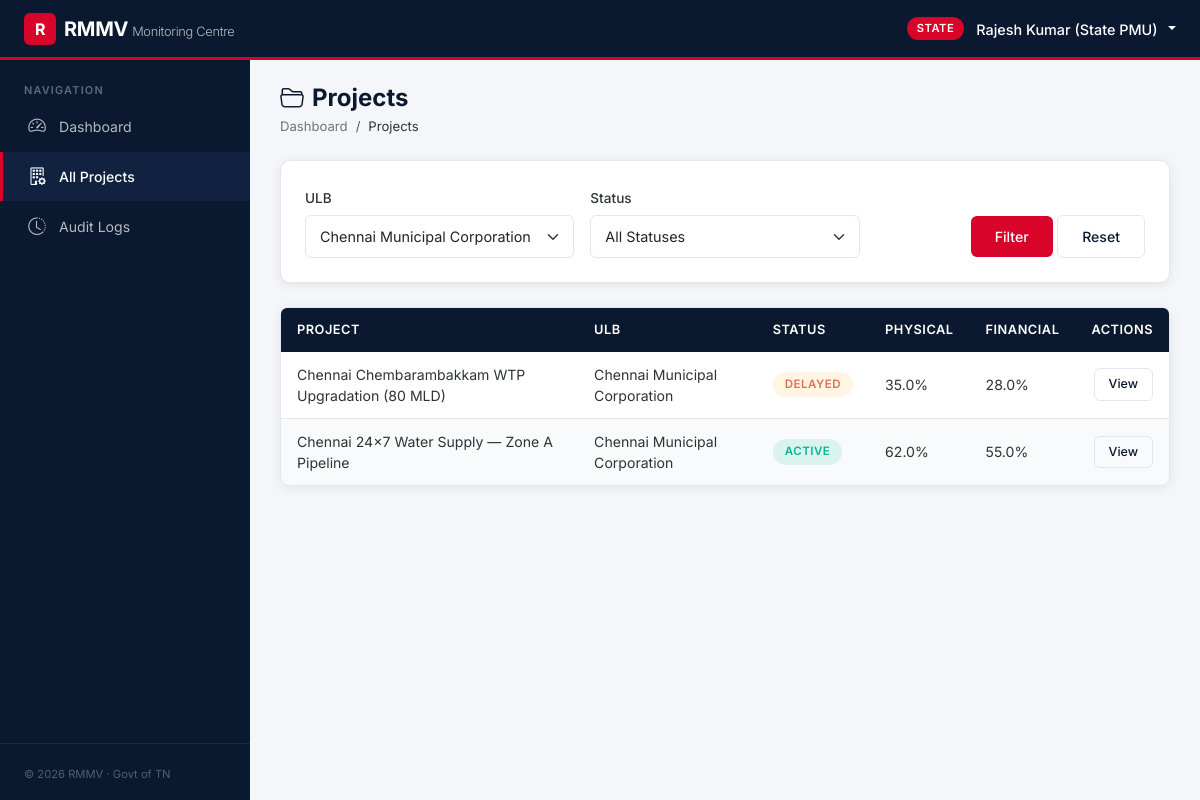
/state/projects?ulb_id=1 (signed in), run on the app's committed database.
### database/models.py (models this page shows, shortened)
class User(UserMixin, db.Model):
    __tablename__ = 'users'
    id = db.Column(db.Integer, primary_key=True)
    username = db.Column(db.String(80), unique=True, nullable=False, index=True)
    password_hash = db.Column(db.String(256), nullable=False)
    role = db.Column(db.String(20), nullable=False, default='site')  # state | ulb | site
    ulb_id = db.Column(db.Integer, db.ForeignKey('ulbs.id'), nullable=True)
    name = db.Column(db.String(150), nullable=False, default='')
    email = db.Column(db.String(150), nullable=True)
    is_active = db.Column(db.Boolean, default=True)
    ulb = db.relationship('ULB', back_populates='users')
    site_entries = db.relationship('SiteEntry', foreign_keys='SiteEntry.engineer_id',
                                   back_populates='engineer', lazy='dynamic')
    reviewed_entries = db.relationship('SiteEntry', foreign_keys='SiteEntry.reviewed_by',
                                       back_populates='reviewer', lazy='dynamic')
    audit_logs = db.relationship('AuditLog', back_populates='user', lazy='dynamic')
    uploaded_media = db.relationship('MediaFile', back_populates='uploader', lazy='dynamic')

class Project(db.Model):
    __tablename__ = 'projects'
    id = db.Column(db.Integer, primary_key=True)
    name = db.Column(db.String(300), nullable=False)
    ulb_id = db.Column(db.Integer, db.ForeignKey('ulbs.id'), nullable=False)
    description = db.Column(db.Text, nullable=True)
    cost = db.Column(db.Float, nullable=False, default=0.0)  # in Crores (₹)
    physical_progress = db.Column(db.Float, nullable=False, default=0.0)  # 0–100
    financial_progress = db.Column(db.Float, nullable=False, default=0.0)  # 0–100
    status = db.Column(db.String(20), nullable=False, default='active')  # active | completed | delayed | critical
    latitude = db.Column(db.Float, nullable=True)
    longitude = db.Column(db.Float, nullable=True)
    start_date = db.Column(db.Date, nullable=True)
    target_date = db.Column(db.Date, nullable=True)
    contractor = db.Column(db.String(200), nullable=True)
    ulb = db.relationship('ULB', back_populates='projects')
    activities = db.relationship('Activity', back_populates='project',
                                 lazy='dynamic', cascade='all, delete-orphan')
    entries = db.relationship('SiteEntry', back_populates='project',
                              lazy='dynamic', cascade='all, delete-orphan')
    media_files = db.relationship('MediaFile', back_populates='project',
                                  lazy='dynamic', cascade='all, delete-orphan')

class ULB(db.Model):
    __tablename__ = 'ulbs'
    id = db.Column(db.Integer, primary_key=True)
    name = db.Column(db.String(200), nullable=False, unique=True)
    district = db.Column(db.String(100), nullable=False)
    state = db.Column(db.String(100), nullable=False, default='Madhya Pradesh')
    code = db.Column(db.String(20), nullable=True, unique=True)
    users = db.relationship('User', back_populates='ulb', lazy='dynamic')
    projects = db.relationship('Project', back_populates='ulb', lazy='dynamic')

### dashboards/state.py (the view)
@state_bp.route('/projects')
@login_required
@role_required(['state'])
def projects():
    page = request.args.get('page', 1, type=int)
    per_page = 20
    query = Project.query
    ulb_filter = request.args.get('ulb_id', type=int)
    if ulb_filter:
        query = query.filter(Project.ulb_id == ulb_filter)
    status_filter = request.args.get('status', type=str)
    if status_filter and status_filter in ('active', 'completed', 'delayed', 'critical'):
        query = query.filter(Project.status == status_filter)
    pagination = query.order_by(Project.id.desc()).paginate(
        page=page, per_page=per_page, error_out=False
    )
    ulbs = ULB.query.order_by(ULB.name).all()
    return render_template(
        'state/projects.html',
        projects=pagination.items,
        pagination=pagination,
        ulbs=ulbs,
        selected_ulb=ulb_filter,
        selected_status=status_filter,
    )

### auth/permissions.py (called while the page is built)
def role_required(roles):
    def decorator(func):
        @wraps(func)
        def wrapper(*args, **kwargs):
            if not current_user.is_authenticated:
                abort(403)
            if current_user.role not in roles:
                abort(403)
            return func(*args, **kwargs)
        return wrapper
    return decorator

### templates/state/projects.html (shortened to what this page needs)
{% extends "base.html" %}
{% block content %}
<div class="page-header">
  <h2><i class="bi bi-folder2-open me-2"></i>Projects</h2>
  <nav aria-label="breadcrumb">
    <ol class="breadcrumb">
      <li class="breadcrumb-item"><a href="{{ url_for('state.dashboard') }}">Dashboard</a></li>
      <li class="breadcrumb-item active">Projects</li>
    </ol>
  </nav>
</div>
<div class="card-rmmv mb-4">
  <div class="card-body-rmmv">
    <form method="GET" class="row g-3 align-items-end">
      <div class="col-md-4">
        <label class="form-label" for="filterULB">ULB</label>
        <select id="filterULB" name="ulb_id" class="form-select">
          {% for ulb in ulbs %}
          <option value="{{ ulb.id }}" {% if selected_ulb == ulb.id %}selected{% endif %}>{{ ulb.name }}</option>
          {% endfor %}
        </select>
      </div>
      <div class="col-md-4">
        <label class="form-label" for="filterStatus">Status</label>
        <select id="filterStatus" name="status" class="form-select">
          <option value="">All Statuses</option>
        </select>
      </div>
      <div class="col-md-4 text-end">
        <button type="submit" class="btn btn-rmmv btn-rmmv-primary">Filter</button>
        <a href="{{ url_for('state.projects') }}" class="btn btn-rmmv btn-rmmv-outline">Reset</a>
      </div>
    </form>
  </div>
</div>
<div class="card-rmmv">
  <div class="card-body-rmmv p-0">
    <div class="table-responsive-rmmv">
      <table class="table-rmmv mb-0">
        <thead>
          <tr>
            <th>Project</th>
            <th>ULB</th>
            <th>Status</th>
            <th>Physical</th>
            <th>Financial</th>
            <th class="text-end">Actions</th>
          </tr>
        </thead>
        <tbody>
          {% for project in projects %}
          <tr>
            <td>{{ project.name }}</td>
            <td>{{ project.ulb.name if project.ulb else '—' }}</td>
            <td><span class="badge-status badge-{{ project.status }}">{{ project.status }}</span></td>
            <td>{{ project.physical_progress or 0 }}%</td>
            <td>{{ project.financial_progress or 0 }}%</td>
            <td class="text-end">
              <a href="{{ url_for('state.project_detail', id=project.id) }}" class="btn btn-sm btn-rmmv btn-rmmv-outline">
                View
              </a>
            </td>
          </tr>
          {% else %}
          <tr>
            <td colspan="6" class="text-center py-4">
              No projects found for the selected criteria.
            </td>
          </tr>
          {% endfor %}
        </tbody>
      </table>
    </div>
  </div>
</div>
{% endblock %}

### templates/base.html (shortened to what this page needs)
<!DOCTYPE html>
<html lang="en">
<head>
  <link href="https://cdn.jsdelivr.net/npm/bootstrap@5.3.3/dist/css/bootstrap.min.css" rel="stylesheet">
  <link href="https://cdn.jsdelivr.net/npm/bootstrap-icons@1.11.3/font/bootstrap-icons.min.css" rel="stylesheet">
  <link href="https://unpkg.com/leaflet@1.9.4/dist/leaflet.css" rel="stylesheet">
  <link href="{{ url_for('static', filename='css/custom.css') }}" rel="stylesheet">
</head>
<body>
  {% if current_user.is_authenticated %}
  <nav class="rmmv-navbar">
    <div class="d-flex align-items-center">
      <a href="
        {% if current_user.role == 'state' %}{{ url_for('state.dashboard') }}
        {% elif current_user.role == 'ulb' %}{{ url_for('ulb.dashboard') }}
        {% else %}{{ url_for('site.dashboard') }}{% endif %}
      " class="navbar-brand">
        <span class="brand-icon">R</span>
        <span>RMMV<span class="brand-sub">Monitoring Centre</span></span>
      </a>
    </div>
    <div class="navbar-user dropdown">
      <span class="role-badge role-{{ current_user.role }}">{{ current_user.role | upper }}</span>
      <a href="#" class="dropdown-toggle text-white text-decoration-none" id="userDropdown"
         data-bs-toggle="dropdown" aria-expanded="false">
        <span class="user-name">{{ current_user.name or current_user.username }}</span>
      </a>
    </div>
  </nav>
  <aside class="rmmv-sidebar" id="sidebar">
    <span class="nav-section-label">Navigation</span>
    <ul class="sidebar-nav">
      {% if current_user.role == 'state' %}
      <li class="nav-item">
        <a class="nav-link {% if request.endpoint == 'state.dashboard' %}active{% endif %}"
           href="{{ url_for('state.dashboard') }}">
          <i class="bi bi-speedometer2"></i> Dashboard
        </a>
      </li>
      <li class="nav-item">
        <a class="nav-link {% if request.endpoint in ['state.projects', 'state.project_detail'] %}active{% endif %}"
           href="{{ url_for('state.projects') }}">
          <i class="bi bi-building-gear"></i> All Projects
        </a>
      </li>
      <li class="nav-item">
        <a class="nav-link {% if request.endpoint == 'state.audit_logs' %}active{% endif %}"
           href="{{ url_for('state.audit_logs') }}">
          <i class="bi bi-clock-history"></i> Audit Logs
        </a>
      </li>
      {% endif %}
    </ul>
    <div class="sidebar-footer">
      <small>&copy; 2026 RMMV &middot; Govt of TN</small>
    </div>
  </aside>
  <main class="rmmv-main animate-fade-in">
  {% endif %}
    {% block content %}{% endblock %}
  {% if current_user.is_authenticated %}
  </main>
  {% endif %}
</body>
</html>

### data on the page
User: role "STATE", name "Rajesh Kumar (State PMU)"
Project: name "Chennai Chembarambakkam WTP Upgradation (80 MLD)", ulb "Chennai Municipal Corporation", status "DELAYED", physical_progress "35.0", financial_progress "28.0"
Project: name "Chennai 24×7 Water Supply — Zone A Pipeline", ulb "Chennai Municipal Corporation", status "ACTIVE", physical_progress "62.0", financial_progress "55.0"

### other printed values
form field ulb_id "Chennai Municipal Corporation"
